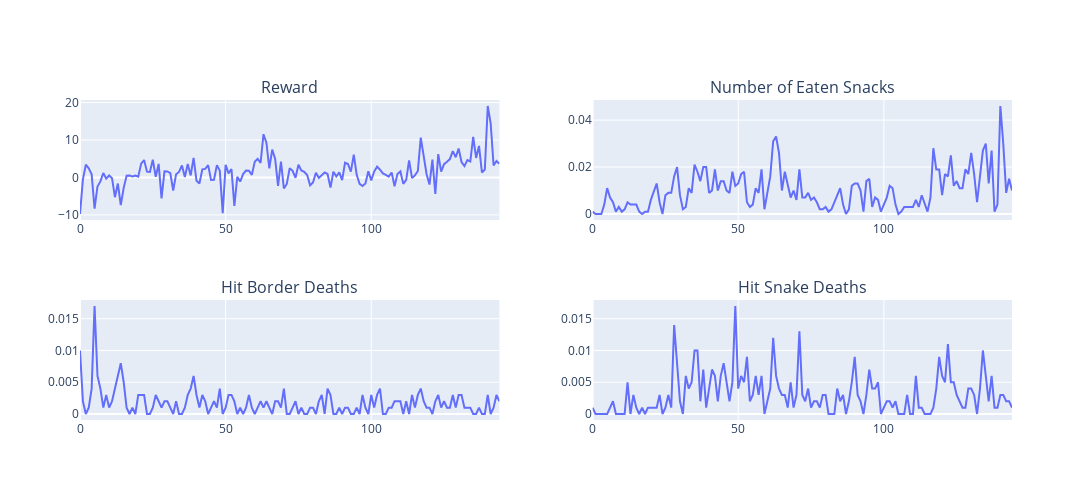

Here is the notebook cell this chart was saved with:
### Markdown cell above
### First Model
Hyperparameters:
```python
    DEATH_REWARD = -1000
    SNACK_REWARD = 500
    WIN_REWARD = 500
    TIE_REWARD = 0
    LEARNING_RATE = 0.1
    DISCOUNT_FACTOR = 0.9
    EPSILON = 0.05
```

### Code cell
analyse_model(folder_path="G:\daryl/AI/CA6/result/model2", interval_len=1000, num_episodes=145, which_snake=1)

### Figure 1 — Plotly figure (JSON) as saved in the notebook; plotly's stock layout.template omitted (floating-point values rounded to 4 significant figures; data arrays with more than 128 entries replaced by an {"elided": "..."} marker saying what was removed)
{"data": [{"hovertemplate": "x=%{x}<br>y=%{y}<extra></extra>", "legendgroup": "", "line": {"color": "#636efa", "dash": "solid"}, "marker": {"symbol": "circle"}, "mode": "lines", "name": "", "orientation": "v", "showlegend": false, "type": "scatter", "x": {"elided": "145 int values"}, "xaxis": "x", "y": {"elided": "145 float values"}, "yaxis": "y"}, {"hovertemplate": "x=%{x}<br>y=%{y}<extra></extra>", "legendgroup": "", "line": {"color": "#636efa", "dash": "solid"}, "marker": {"symbol": "circle"}, "mode": "lines", "name": "", "orientation": "v", "showlegend": false, "type": "scatter", "x": {"elided": "145 int values"}, "xaxis": "x2", "y": {"elided": "145 float values"}, "yaxis": "y2"}, {"hovertemplate": "x=%{x}<br>y=%{y}<extra></extra>", "legendgroup": "", "line": {"color": "#636efa", "dash": "solid"}, "marker": {"symbol": "circle"}, "mode": "lines", "name": "", "orientation": "v", "showlegend": false, "type": "scatter", "x": {"elided": "145 int values"}, "xaxis": "x3", "y": {"elided": "145 float values"}, "yaxis": "y3"}, {"hovertemplate": "x=%{x}<br>y=%{y}<extra></extra>", "legendgroup": "", "line": {"color": "#636efa", "dash": "solid"}, "marker": {"symbol": "circle"}, "mode": "lines", "name": "", "orientation": "v", "showlegend": false, "type": "scatter", "x": {"elided": "145 int values"}, "xaxis": "x4", "y": {"elided": "145 float values"}, "yaxis": "y4"}], "layout": {"annotations": [{"font": {"size": 16}, "showarrow": false, "text": "Reward", "x": 0.225, "xanchor": "center", "xref": "paper", "y": 1, "yanchor": "bottom", "yref": "paper"}, {"font": {"size": 16}, "showarrow": false, "text": "Number of Eaten Snacks", "x": 0.775, "xanchor": "center", "xref": "paper", "y": 1, "yanchor": "bottom", "yref": "paper"}, {"font": {"size": 16}, "showarrow": false, "text": "Hit Border Deaths", "x": 0.225, "xanchor": "center", "xref": "paper", "y": 0.375, "yanchor": "bottom", "yref": "paper"}, {"font": {"size": 16}, "showarrow": false, "text": "Hit Snake Deaths", "x": 0.775, "xanchor": "center", "xref": "paper", "y": 0.375, "yanchor": "bottom", "yref": "paper"}], "height": 500, "width": 1200, "xaxis": {"anchor": "y", "domain": [0, 0.45]}, "xaxis2": {"anchor": "y2", "domain": [0.55, 1]}, "xaxis3": {"anchor": "y3", "domain": [0, 0.45]}, "xaxis4": {"anchor": "y4", "domain": [0.55, 1]}, "yaxis": {"anchor": "x", "domain": [0.625, 1]}, "yaxis2": {"anchor": "x2", "domain": [0.625, 1]}, "yaxis3": {"anchor": "x3", "domain": [0, 0.375]}, "yaxis4": {"anchor": "x4", "domain": [0, 0.375]}}}
